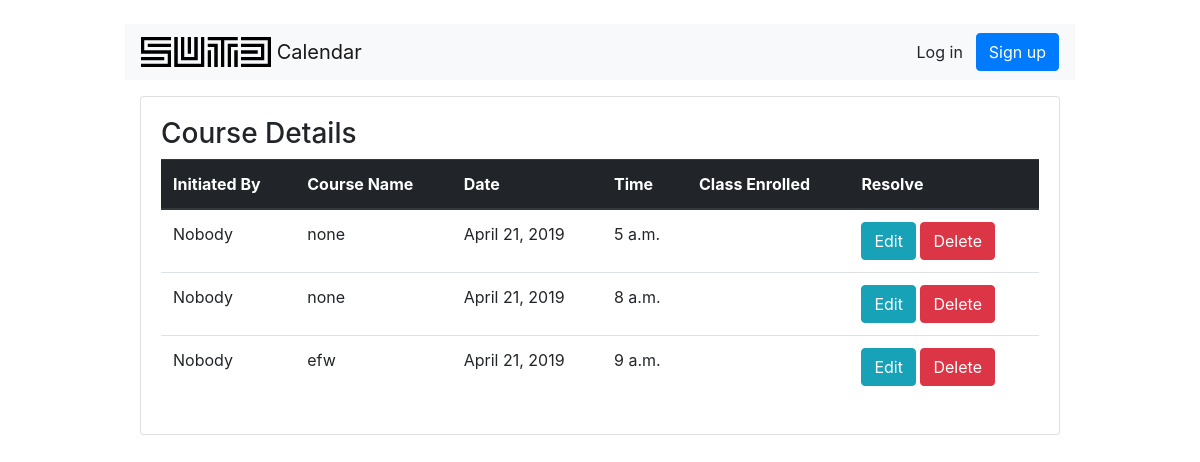
The page /schedule/allschedules on the database as committed earlier.
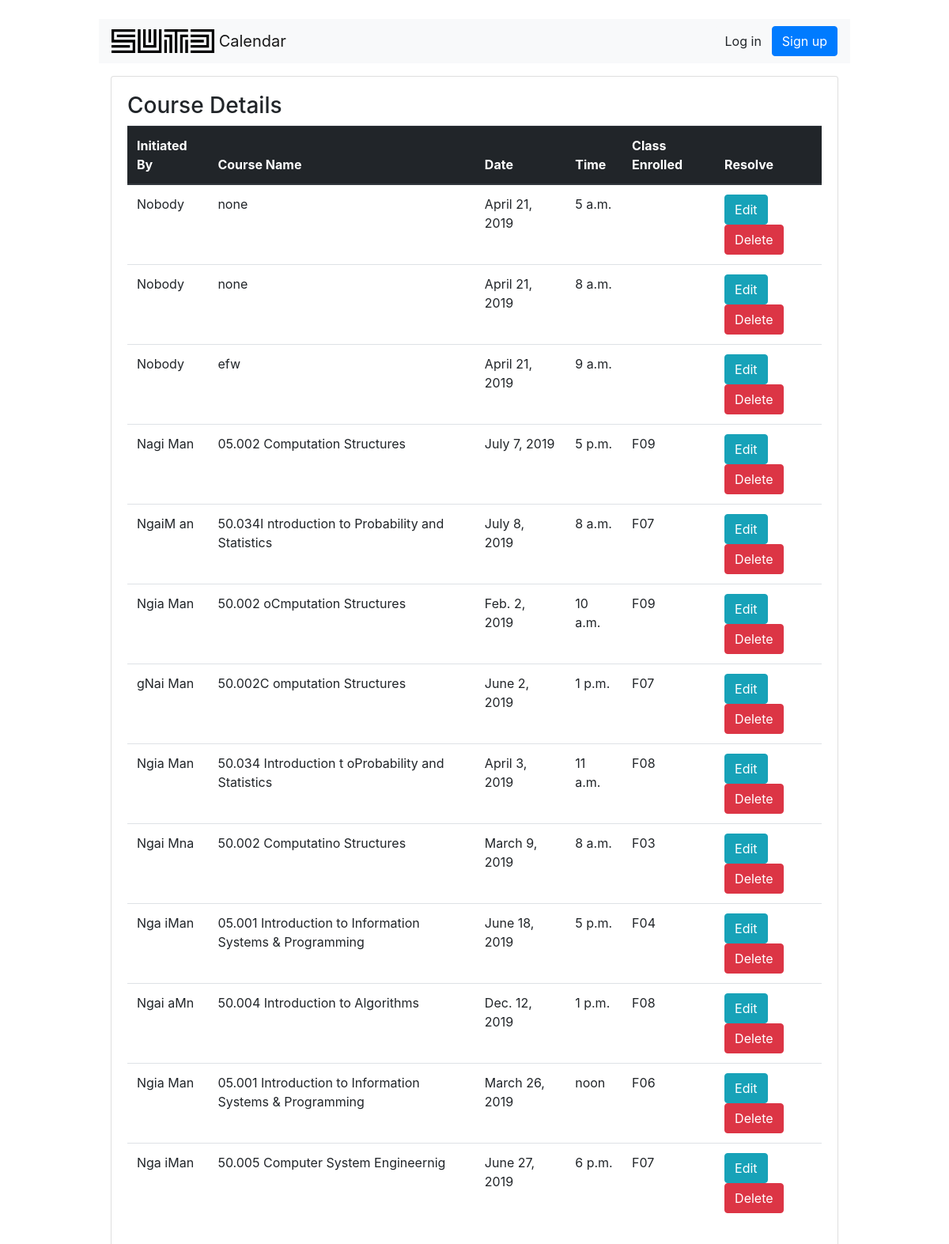
The same page on the database as committed later.
### schedule/models.py (models this page shows, shortened)
class Schedule(models.Model):
    course_Name = models.CharField(max_length=120)
    pillar_Type = models.CharField(max_length=10, choices=PILLAR_CHOICES)
    event_Name = models.CharField(max_length=120, default="None")
    description = models.TextField(blank=True, null=True)
    date = models.DateField(("Date"), default=datetime.date.today)
    start_Time = models.TimeField()
    event_Duration = models.IntegerField(default=0, choices=DURATION_CHOICES)
    lecturer = models.CharField(max_length=50)
    class_Enrolled = models.CharField(max_length=4, default="")
    location = models.IntegerField()
    is_Suggestion = models.BooleanField(default=False)
    is_Finalized = models.BooleanField(default=False)
    is_Event = models.BooleanField(default=False)
    initiated_By = models.CharField(max_length=50, default="Nobody")
    is_Conflicting = models.BooleanField(default=False)
    is_classconflict = models.BooleanField(default=False)
    is_profconflict = models.BooleanField(default=False)
    day_Of_Week = models.IntegerField(
        default=1, validators=[MaxValueValidator(7), MinValueValidator(1)])

### schedule/views.py (the view)
# urls.py: path('allschedules', views.ModifyScheduleListView.as_view() , name= 'allschedules'),
class ModifyScheduleListView(ListView):
    template_name = 'modifyschedule/modifyschedulelist.html'
    all_obj = Schedule.objects.all()
    for i in all_obj:
        print(i.pk)
    def get_queryset(self):
        return Schedule.objects.filter(is_Event=False)

### schedule/templates/modifyschedule/modifyschedulelist.html (shortened to what this page needs)
{% extends 'base.html' %}
{% block content %}
	<h3>Course Details</h3>
	<table  class="table table-hover">
		<thead class="thead-dark">
			<tr>
			    <th scope="col">Initiated By</th>
				<th scope="col">Course Name</th>
				<th scope="col">Date</th>
				<th scope="col">Time</th>
				<th scope="col">Class Enrolled</th>
				<th scope="col">Resolve </th>
		  	</tr>
		{% for item in object_list %}
		<tr>
			<td>{{ item.initiated_By }}</td>
			<td>{{ item.course_Name }}</td>
			<td>{{ item.date }}</td>
			<td>{{ item.start_Time }}</td>
			<td>{{ item.class_Enrolled }}</td>
			<td> <a class="btn btn-info" href="{% url 'schedule:modify' item.id %}" role="button">Edit</a>
				<a class="btn btn-danger" href="{% url 'schedule:delete' item.id %}" role="button">Delete</a></td>
		</tr>
	   	{% empty %}
		   <tr>
		   <td>No course details yet </td>
		   <td></td>
		   <td></td>
	    	</tr>
		{% endfor %}
{% endblock %}

### templates/base.html (shortened to what this page needs)
{% load static %}<!doctype html>
<html lang="en">
  <head>
    <link rel="stylesheet" href="https://maxcdn.bootstrapcdn.com/bootstrap/4.0.0/css/bootstrap.min.css">
    <link rel="stylesheet" type="text/css" href="{% static 'vendor/fontello-2f186091/css/fontello.css' %}">
    <link rel="stylesheet" type="text/css" href="{% static 'css/app.css' %}">
  </head>
  <body>
    <div class="container my-4">
      <div class="row justify-content-center">
        <div class="col-md-10 col-sm-12">
          <div class="row">
          <nav class="navbar navbar-expand-lg navbar-light bg-light col-12 mb-3">
            <a class="navbar-brand" href="{% url 'home' %}">
              <img src="{% static 'img/sutdlogo.png' %}" width="130" height="30" class="d-inline-block align-top" alt="">
              Calendar
            </a>
            <div class="form-inline my-2 my-lg-0">
              {% if user.is_authenticated %}
                <p class="pt-3">Logged in as <strong>{{ user.first_name }} {{ user.last_name }}</strong>. <a href="{% url 'logout' %}">Log out</a>.</p>
              {% else %}
                <a href="{% url 'login' %}" class="btn btn-light" role="button">Log in</a>
                <a href="{% url 'signup' %}" id="id_signup" class="btn btn-primary" role="button">Sign up</a>
              {% endif %}
            </div>
          </nav>
          </div>
          <div class="card mb-3">
            <div class="card-body">
              {% block content %}
              {% endblock %}
            </div>
          </div>
        </div>
      </div>
    </div>
  </body>
</html>

Rows that differ between the two databases and show on the page:
added Schedule: initiated_By "Nagi Man", course_Name "05.002 Computation Structures", date "July 7, 2019", start_Time "5 p.m.", class_Enrolled "F09"
added Schedule: initiated_By "NgaiM an", course_Name "50.034I ntroduction to Probability and Statistics", date "July 8, 2019", start_Time "8 a.m.", class_Enrolled "F07"
added Schedule: initiated_By "Ngia Man", course_Name "50.002 oCmputation Structures", date "Feb. 2, 2019", start_Time "10 a.m.", class_Enrolled "F09"
added Schedule: initiated_By "gNai Man", course_Name "50.002C omputation Structures", date "June 2, 2019", start_Time "1 p.m.", class_Enrolled "F07"
added Schedule: initiated_By "Ngia Man", course_Name "50.034 Introduction t oProbability and Statistics", date "April 3, 2019", start_Time "11 a.m.", class_Enrolled "F08"
added Schedule: initiated_By "Ngai Mna", course_Name "50.002 Computatino Structures", date "March 9, 2019", start_Time "8 a.m.", class_Enrolled "F03"
added Schedule: initiated_By "Nga iMan", course_Name "05.001 Introduction to Information Systems & Programming", date "June 18, 2019", start_Time "5 p.m.", class_Enrolled "F04"
added Schedule: initiated_By "Ngai aMn", course_Name "50.004 Introduction to Algorithms", date "Dec. 12, 2019", start_Time "1 p.m.", class_Enrolled "F08"
added Schedule: initiated_By "Ngia Man", course_Name "05.001 Introduction to Information Systems & Programming", date "March 26, 2019", start_Time "noon", class_Enrolled "F06"
added Schedule: initiated_By "Nga iMan", course_Name "50.005 Computer System Engineernig", date "June 27, 2019", start_Time "6 p.m.", class_Enrolled "F07"
